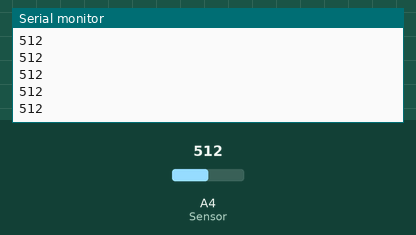
This sketch was run on a simulated Arduino Uno, built with avr-gcc and run on an emulated ATmega328P. On the bench: the last lines printed to the serial monitor. The inputs (shaded band) are chosen by the test bench; at power-on: A4 (Sensor) = 512.

Above: at 1.2 s.
1.3 s: A4 (Sensor) set to 716
At 1.9 s:
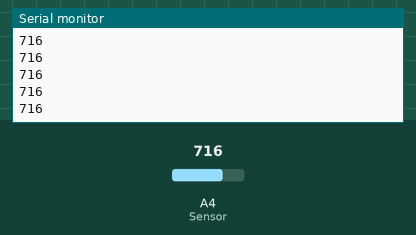
2.8 s: A4 (Sensor) set to 900
At 3.7 s:
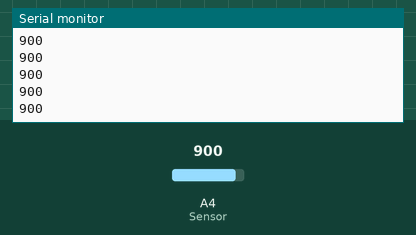
Timing chart, 0 to 5.8 s (numbered marks = the images above; inputs shaded):
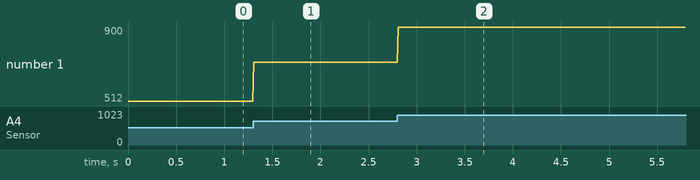

The sketch:

0A41SK_simple.ino
```cpp
/* 0A41SK_simple
 *  Sharp IR Sensor
 *  Medida directa dos valores da saída do sensor
*/
#define Sensor A4   //pin conectado o sensor

int ValSensor = 0;  //Variable de lectura

void setup() {
  Serial.begin(9600); //cominicación serie 9600bps
}

void loop() {
  int ValSensor = analogRead(Sensor); //lectura do sensor
  Serial.println(ValSensor);          //envio dos datos vía serie
  delay(10);                //pausa para estabilizar
}
```

Measured:
- after the input at 1.3 s, the serial monitor: prints a new line at once (image 1)
- after the input at 2.8 s, the serial monitor: prints a new line at once (image 2)
- plotted number 1: 512 → 716 after the input at 1.3 s, 716 → 900 after the input at 2.8 s
